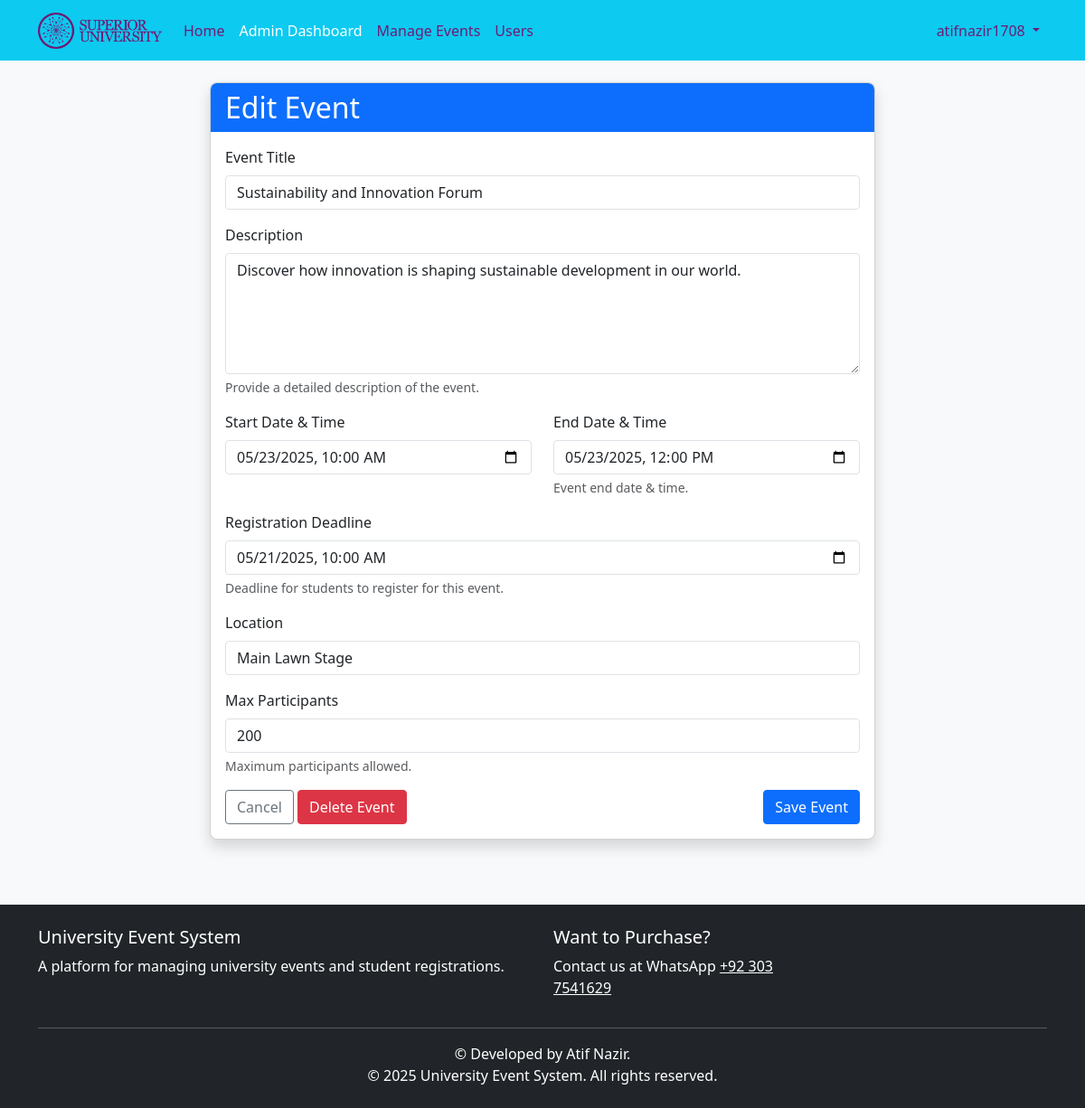
The page /admin/events/10/edit (signed in) on the database its author committed.
### app/models.py (models this page shows, shortened)
class User(db.Model, UserMixin):
    id = db.Column(db.Integer, primary_key=True)
    username = db.Column(db.String(64), unique=True, nullable=False)
    full_name = db.Column(db.String(100), nullable=True)  # New field for full name
    email = db.Column(db.String(120), unique=True, nullable=False)
    password_hash = db.Column(db.String(128), nullable=False)
    role = db.Column(db.String(20), nullable=False, default='student')
    student_id = db.Column(db.String(100), nullable=True)  # New field for student ID
    profile_image = db.Column(db.String(200), nullable=True)  # New field for profile picture URL
    department = db.Column(db.String(100), nullable=True)  # Department
    bio = db.Column(db.String(500), nullable=True)  # Optional bio field
    created_at = db.Column(db.DateTime, default=datetime.utcnow)
    registrations = db.relationship('Registration', backref='user', lazy=True)
    def is_admin(self):
        return self.role == 'admin'

class Event(db.Model):
    id = db.Column(db.Integer, primary_key=True)
    title = db.Column(db.String(100), nullable=False)
    description = db.Column(db.Text, nullable=False)
    date = db.Column(db.DateTime, nullable=False)  # Start Date
    end_date = db.Column(db.DateTime, nullable=True)
    registration_deadline = db.Column(db.DateTime, nullable=True)  # New Field
    location = db.Column(db.String(100), nullable=False)
    max_participants = db.Column(db.Integer, nullable=False)
    created_at = db.Column(db.DateTime, default=datetime.utcnow)
    updated_at = db.Column(db.DateTime, default=datetime.utcnow, onupdate=datetime.utcnow)
    registrations = db.relationship('Registration', backref='event', lazy=True, cascade="all, delete-orphan")
    @property
    def registration_count(self):
        return Registration.query.filter_by(event_id=self.id).count()

### app/routes/admin.py (the view)
@admin.route('/events/<int:event_id>/edit', methods=['GET', 'POST'])
@admin_required
def edit_event(event_id):
    event = Event.query.get_or_404(event_id)
    form = EventForm()
    if form.validate_on_submit():
        event.title = form.title.data
        event.description = form.description.data
        event.date = form.date.data
        event.end_date = form.end_date.data
        event.registration_deadline = form.registration_deadline.data
        event.location = form.location.data
        event.max_participants = form.max_participants.data
        db.session.commit()
        flash('Event updated successfully!', 'success')
        return redirect(url_for('admin.events'))
    elif request.method == 'GET':
        form.title.data = event.title
        form.description.data = event.description
        form.date.data = event.date
        form.end_date.data = event.end_date
        form.registration_deadline.data = event.registration_deadline
        form.location.data = event.location
        form.max_participants.data = event.max_participants
    return render_template('admin/edit_event.html', title='Edit Event', form=form, event=event)

### app/routes/admin.py
class EventForm(FlaskForm):
    title = StringField('Event Title', validators=[DataRequired(), Length(min=3, max=100)])
    description = TextAreaField('Description', validators=[DataRequired()])
    date = DateTimeField('Start Date & Time', validators=[DataRequired()], format='%Y-%m-%dT%H:%M')
    end_date = DateTimeField('End Date & Time', validators=[DataRequired()], format='%Y-%m-%dT%H:%M')
    registration_deadline = DateTimeField('Registration Deadline', validators=[DataRequired()], format='%Y-%m-%dT%H:%M')
    location = StringField('Location', validators=[DataRequired(), Length(max=100)])
    max_participants = IntegerField('Max Participants', validators=[DataRequired(), NumberRange(min=1)])
    submit = SubmitField('Save Event')

### app/models.py (called while the page is built)
@login_manager.user_loader
def load_user(user_id):
    return User.query.get(int(user_id))

### app/routes/admin.py (called while the page is built)
def get_new_registration_count():
    return Registration.query.filter_by(admin_viewed=False).count()

@admin.context_processor
def inject_new_registration_count():
    if current_user.is_authenticated and current_user.is_admin():
        return {'new_registration_count': get_new_registration_count()}
    return {'new_registration_count': 0}

### app/utils/helpers.py (called while the page is built)
def admin_required(f):
    @wraps(f)  # Add this line to preserve the original function name
    def decorated_function(*args, **kwargs):
        if not current_user.is_admin():
            abort(403)  # Forbidden if not an admin
        return f(*args, **kwargs)
    return decorated_function

### app/templates/admin/edit_event.html (shortened to what this page needs)
{% extends "base.html" %}
{% block content %}
<div class="row justify-content-center">
    <div class="col-md-8">
        <div class="card shadow">
            <div class="card-header bg-primary text-white">
                <h2 class="card-title mb-0">Edit Event</h2>
            </div>
            <div class="card-body">
                <form method="POST" action="{{ url_for('admin.edit_event', event_id=event.id) }}">
                    <div class="mb-3">
                        {{ form.title.label(class="form-label") }}
                        {{ form.title(class="form-control" + (" is-invalid" if form.title.errors else "")) }}
                    </div>
                    <div class="mb-3">
                        {{ form.description.label(class="form-label") }}
                        {{ form.description(class="form-control" + (" is-invalid" if form.description.errors else ""), rows=5) }}
                        <div class="form-text">Provide a detailed description of the event.</div>
                    </div>
                    <div class="row">
                        <div class="col-md-6 mb-3">
                            {{ form.date.label(class="form-label") }}
                            {{ form.date(class="form-control" + (" is-invalid" if form.date.errors else ""), id="event-date", type="datetime-local") }}
                        </div>
                        <div class="col-md-6 mb-3">
                            {{ form.end_date.label(class="form-label") }}
                            {{ form.end_date(class="form-control" + (" is-invalid" if form.end_date.errors else ""), id="event-end-date", type="datetime-local") }}
                            <div class="form-text">Event end date & time.</div>
                        </div>
                    </div>
                    <div class="mb-3">
                        {{ form.registration_deadline.label(class="form-label") }}
                        {{ form.registration_deadline(class="form-control" + (" is-invalid" if form.registration_deadline.errors else ""), id="registration-deadline", type="datetime-local") }}
                        <div class="form-text">Deadline for students to register for this event.</div>
                    </div>
                    <div class="mb-3">
                        {{ form.location.label(class="form-label") }}
                        {{ form.location(class="form-control" + (" is-invalid" if form.location.errors else "")) }}
                    </div>
                    <div class="mb-3">
                        {{ form.max_participants.label(class="form-label") }}
                        {{ form.max_participants(class="form-control" + (" is-invalid" if form.max_participants.errors else ""), type="number", min="1") }}
                        <div class="form-text">
                            Maximum participants allowed.
                        </div>
                    </div>
                    <div class="d-flex justify-content-between">
                        <div>
                            <a href="{{ url_for('admin.events') }}" class="btn btn-outline-secondary">Cancel</a>
                            <button type="button" class="btn btn-danger" data-bs-toggle="modal" data-bs-target="#deleteEventModal">
                                Delete Event
                            </button>
                        </div>
                        {{ form.submit(class="btn btn-primary") }}
                    </div>
                </form>
            </div>
        </div>
    </div>
</div>
{% endblock %}

### app/templates/base.html (shortened to what this page needs)
<!DOCTYPE html>
<html lang="en">
<head>
    <link href="https://cdn.jsdelivr.net/npm/bootstrap@5.3.0/dist/css/bootstrap.min.css" rel="stylesheet">
    <link href="https://cdnjs.cloudflare.com/ajax/libs/font-awesome/6.0.0/css/all.min.css" rel="stylesheet">
    <link rel="stylesheet" href="https://cdn.jsdelivr.net/npm/flatpickr/dist/flatpickr.min.css">
    <link rel="stylesheet" href="{{ url_for('static', filename='css/style.css') }}">
    <link rel="stylesheet" href="{{ url_for('static', filename='css/notification.css') }}">
</head>
<body>
    <header>
        <nav class="navbar navbar-expand-lg navbar-dark">
            <div class="container">
                <a class="navbar-brand" href="{{ url_for('main.home') }}">
                    <img src="{{ url_for('static', filename='images/university_logo.png') }}"
                         alt=""
                         height="40"
                         class="d-inline-block align-text-top"
                         onerror="this.style.display='none'; document.getElementById('brand-text').style.display='inline';">
                </a>
                <div class="collapse navbar-collapse" id="navbarNav">
                    <ul class="navbar-nav me-auto">
                        <li class="nav-item">
                            <a class="nav-link {% if request.endpoint == 'main.home' %}active{% endif %}" href="{{ url_for('main.home') }}">Home</a>
                        </li>
                        {% if current_user.is_authenticated %}
                            {% if current_user.is_admin() %}
                                <li class="nav-item">
                                    <a class="nav-link {% if request.endpoint.startswith('admin.') %}active{% endif %}" href="{{ url_for('admin.dashboard') }}">Admin Dashboard</a>
                                </li>
                                <li class="nav-item">
                                    <a class="nav-link {% if request.endpoint == 'admin.events' %}active{% endif %}" href="{{ url_for('admin.events') }}">Manage Events</a>
                                </li>
                                <li class="nav-item">
                                    <a class="nav-link {% if request.endpoint == 'admin.users' %}active{% endif %}" href="{{ url_for('admin.users') }}">Users</a>
                                </li>
                            {% endif %}
                        {% endif %}
                    </ul>
                    <ul class="navbar-nav">
                        {% if current_user.is_authenticated %}
                            <li class="nav-item dropdown">
                                <a class="nav-link dropdown-toggle" href="#" id="navbarDropdown" role="button" data-bs-toggle="dropdown" aria-expanded="false">
                                    {{ current_user.username }}
                                </a>
                            </li>
                        {% endif %}
                    </ul>
                </div>
            </div>
        </nav>
    </header>
    <main class="container py-4">
        {% block content %}{% endblock %}
    </main>
    <footer class="bg-dark text-white mt-5 py-4">
        <div class="container">
            <div class="row">
                <div class="col-md-6">
                    <h5>University Event System</h5>
                    <p>A platform for managing university events and student registrations.</p>
                </div>
                <div class="col-md-3">
                    <h5>Want to Purchase?</h5>
                    <p>
                        Contact us at WhatsApp
                        <a href="https://wa.me/923037541629" target="_blank" style="color: white;">
                        +92 303 7541629
                        </a>
                      </p>
                </div>
            </div>
            <hr>
            <div class="text-center">
                <p class="mb-0">&copy; Developed by Atif Nazir.</p>
                <p class="mb-0">&copy; {{ year }} University Event System. All rights reserved.</p>
            </div>
        </div>
    </footer>
</body>
</html>

### app/static/css/style.css (style rules this page uses)
body { background-color: #f8f9fa; font-family: 'Segoe UI', Tahoma, Geneva, Verdana, sans-serif; }
.navbar-brand { font-weight: 600; }
.card { border-radius: 0.5rem; overflow: hidden; transition: transform 0.3s ease, box-shadow 0.3s ease; }
.card-header { border-bottom: none; }
.btn { border-radius: 0.25rem; }
.btn-primary { background-color: #0d6efd; border-color: #0d6efd; }
.form-control, .form-select { border-radius: 0.25rem; }
footer { margin-top: 2rem; }

### app/templates/base.html (style rules this page uses)
header nav.navbar { background-color: #007BFF; }
.navbar-nav .nav-link { color: #701A73 !important; }
.navbar-nav .nav-link.active { color: #ffffff !important; }
.navbar-brand { color: #ffffff; }
.navbar { background-color: #0DCAF0 !important; }

### rows shown on the page
User: username "atifnazir1708"
Event: title "Sustainability and Innovation Forum", description "Discover how innovation is shaping sustainable development in our world.", date "05/23/2025 10:00", end_date "05/23/2025 12:00", registration_deadline "05/21/2025 10:00", location "Main Lawn Stage", max_participants "200"
